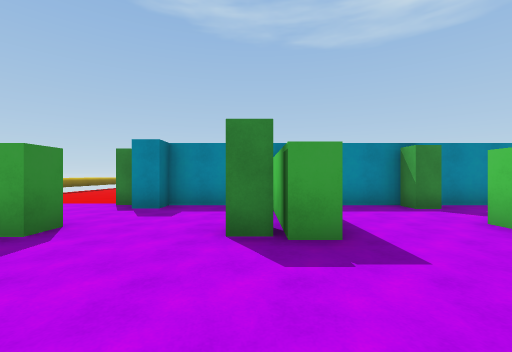
View 1 (above)

15 first-person views from a walk through a Unity game level. The camera is 1.4 m above the floor, looks level and sees 90° across. The floor is counted in squares, 2 m on a side. Each view is taken from the middle of a square. On the plan, view 1 faces up. The plan holds only what a view shows up to about 9 squares ahead; the rest is blank. The place goes on beyond the plan. The player is left out. Some animated figures are not drawn.

View 2
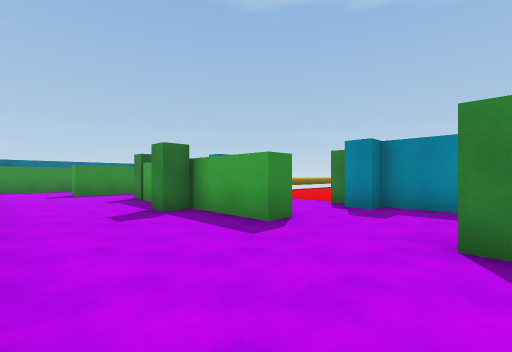

View 3
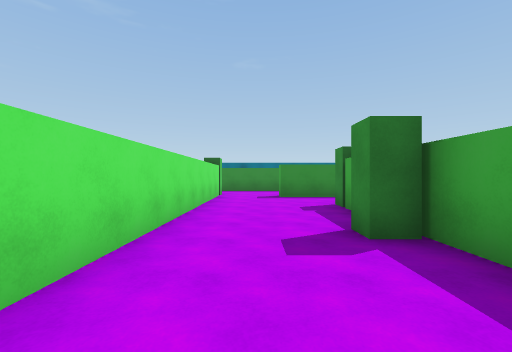

View 4
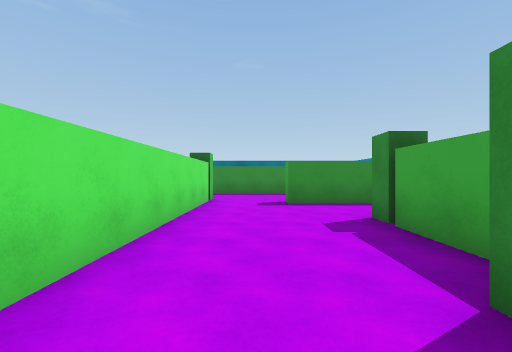

View 5
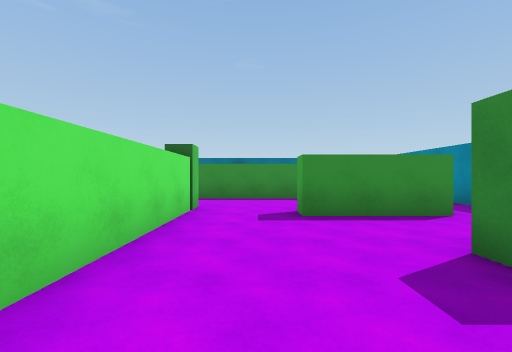

View 6
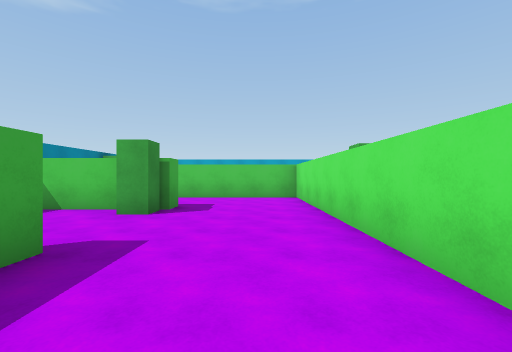

View 7
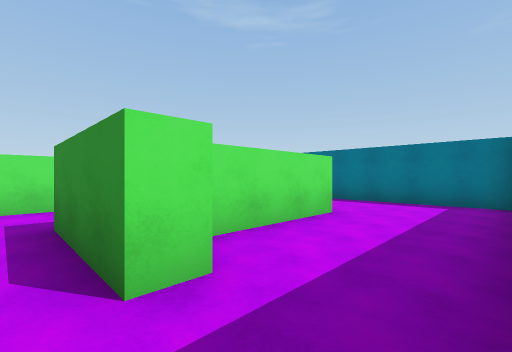

View 8
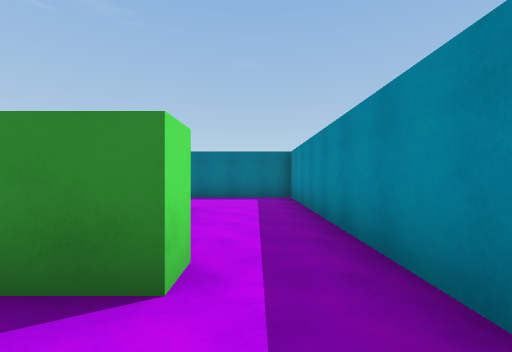

View 9
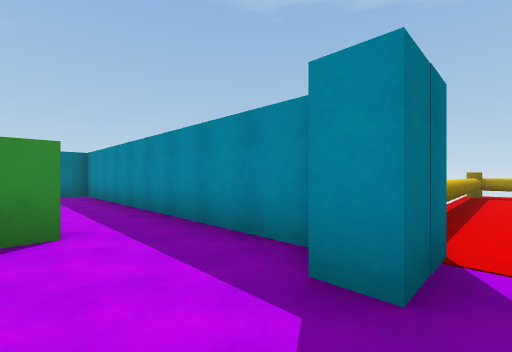

View 10
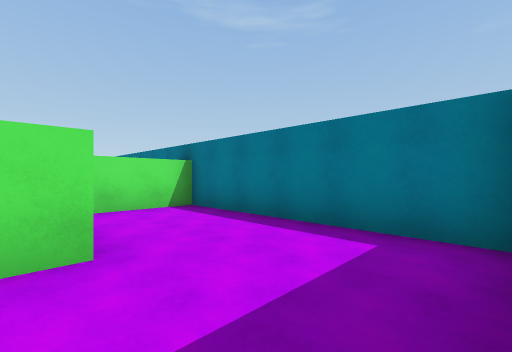

View 11
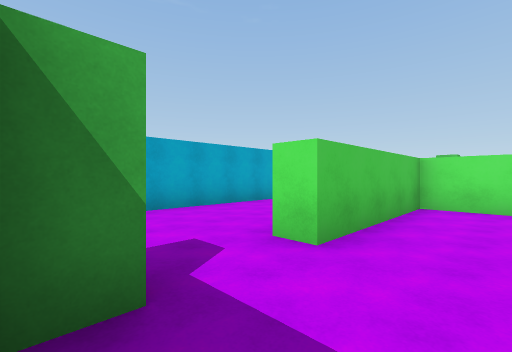

View 12
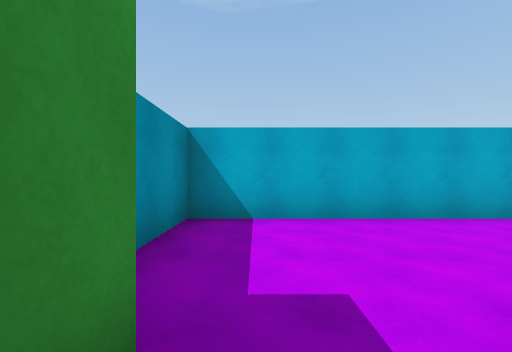

View 13
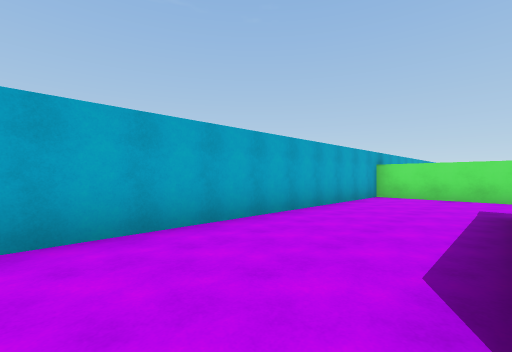

View 14
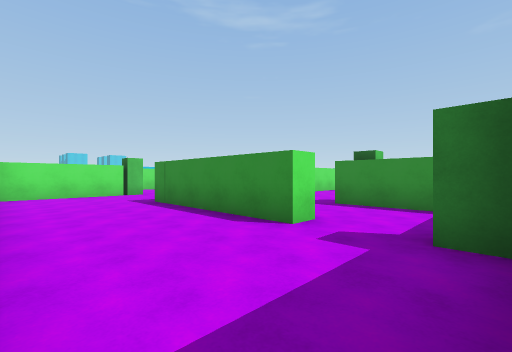

View 15
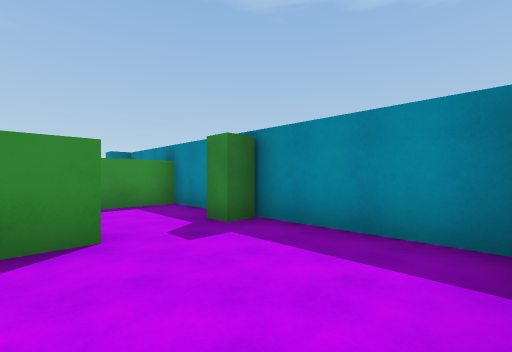

### Floor plan
Points are (right, up) in squares from view 1. A wall is a line through its corners. A room is listed if a view was taken in it or the views show most of it. See-through windows are left out.
Room 1 (views 1, 2, 3, 4, 5, 6)
walls: (-2.7, 3.6) (-2.7, 2.9) (-4.8, 2.9) (-4.8, 2.3) (-5.5, 2.3); (-6.1, 2.9) (-8.4, 2.9); (0.9, 2.9) (-0.3, 2.9) (-0.3, 3.6); (-10.4, -0.3) (3.4, -0.3) (3.4, 3.7); (-10.5, 3.5) (-10.5, 1.8)
ways out: opening at (-9.5, 3) to room 2; opening at (-1.5, 3) to room 3; opening at (2.5, 3) to room 4; opening at (-11, 0.5) to room 6
Room 2 (views 7, 8, 10)
walls: (-14.6, 3.5) (-11.8, 3.5); (-11.1, 4.5) (-10.5, 4.5) (-10.5, 3.5); (-8.4, 6.1) (-17.3, 6.1) (-17.3, 0.5) (-15.1, 0.5); (-7.4, 5.4) (-8, 5.4)
ways out: opening at (-9.5, 3) to room 1; opening at (-8, 4.5) to room 3
Room 3 (view 9)
walls: (-2.9, 6.1) (-3.4, 6.1); (-0.6, 6.1) (-2.1, 6.1) (-2.1, 5.4) (-2.8, 5.4); (-7.4, 6.4) (-7.4, 5.4); (0.4, 2.8) (0.4, 5.5)
ways out: opening at (-1.5, 3) to room 1; opening at (-8, 4.5) to room 2
Room 4 (views 11, 12)
walls: (3.4, 5.4) (3.4, 6.1) (0.9, 6.1) (0.9, 2.9)
ways out: opening at (2.5, 3) to room 1; opening at (4, 4.5) to room 5
Room 5 (views 13, 14, 15)
walls: (3.4, 3.7) (4, 3.7) (4, -1); (4, -3.9) (7.2, -3.9) (7.2, 6.1) (4, 6.1) (4, 5.4) (3.4, 5.4)
ways out: opening at (4, 4.5) to room 4; opening at (4, -2.5)
Room 6 (no view inside)
walls: (-11.9, -0.3) (-10.4, -0.3); (-10.5, 1.8) (-11, 1.8); (-13.9, 2.4) (-13.9, -0.9)
ways out: opening at (-11, 0.5) to room 1

Where each view was taken, in squares from view 1:
view 1: 0 up, 0 right, facing up
view 2: 0 up, 0 right, facing up-left
view 3: 1 up, 2 left, facing left
view 4: 1 up, 4 left, facing left
view 5: 1 up, 6 left, facing left
view 6: 1 up, 5 left, facing right
view 7: 6 up, 10 left, facing down-left
view 8: 5 up, 9 left, facing left
view 9: 4 up, 7 left, facing up-left
view 10: 6 up, 14 left, facing down-left
view 11: 6 up, 2 right, facing down-right
view 12: 5 up, 3 right, facing right
view 13: 5 up, 4 right, facing down-right
view 14: 6 up, 7 right, facing down-left
view 15: 3 up, 7 right, facing up-left
